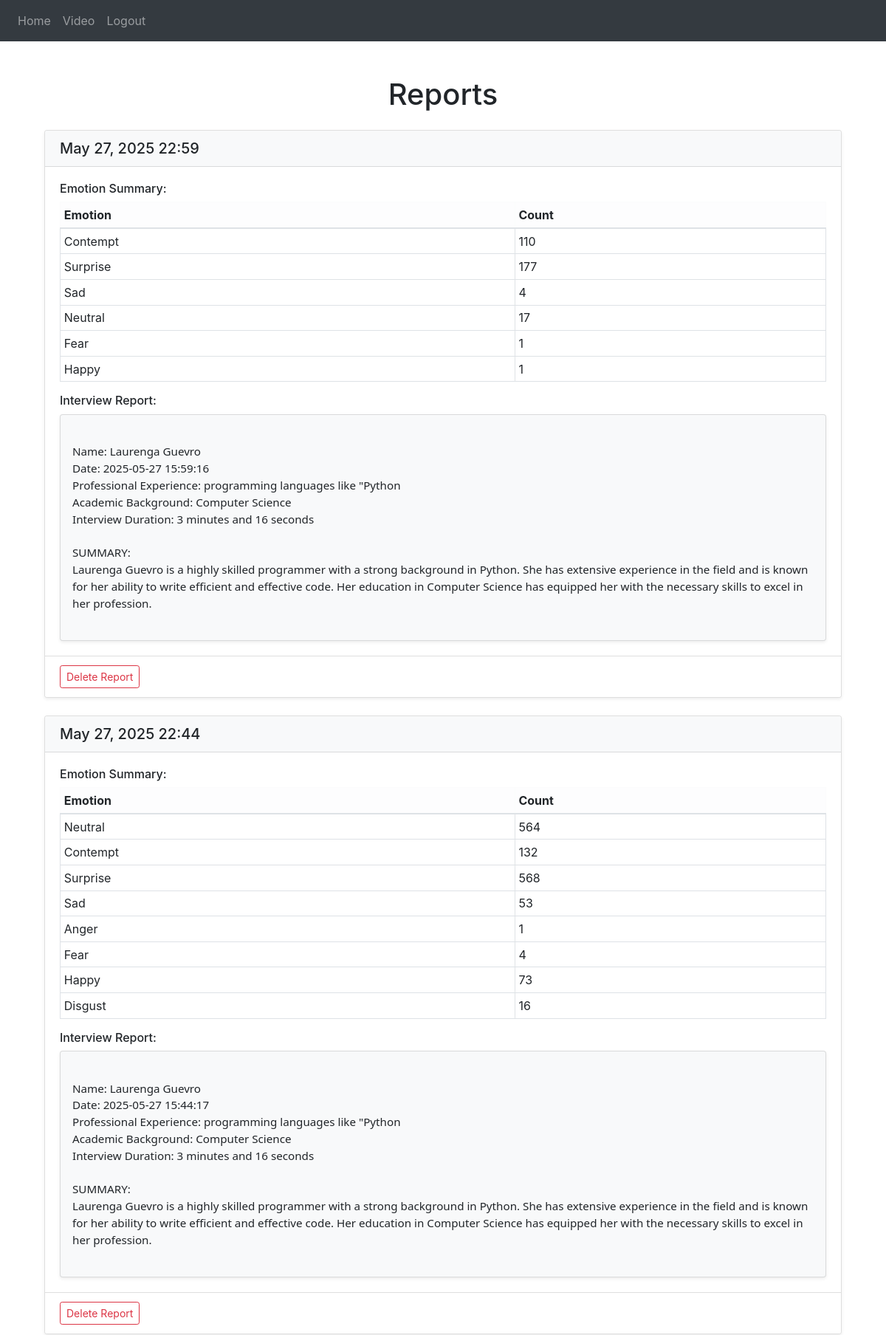
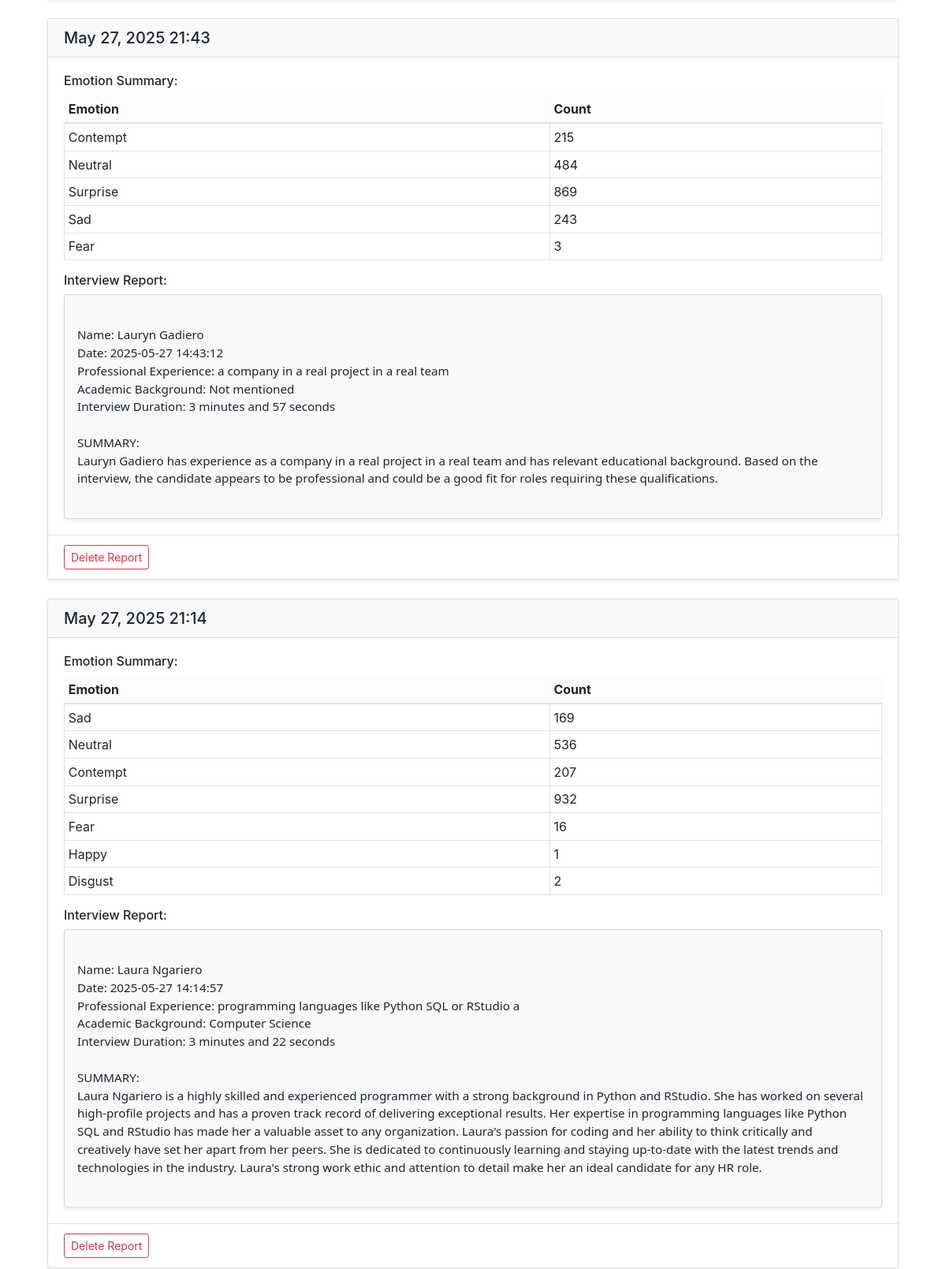
Screenshot of / (signed in, upper part) with the database file from the repository (2 pictures, top to bottom).
### website/models.py (models this page shows)
class Report(db.Model):
    id = db.Column(db.Integer, primary_key=True)
    data = db.Column(db.String(1000))
    report_content = db.Column(db.Text)  # New column for report content
    date = db.Column(db.DateTime(timezone=True), default=db.func.now())
    user_id = db.Column(db.Integer, db.ForeignKey('user.id'))

### website/views.py (the view)
@views.route('/')
@login_required
def home():
    reports = Report.query.filter_by(user_id=current_user.id).order_by(Report.date.desc()).all()
    parsed_reports = []
    for report in reports:
        try:
            emotion_data = json.loads(report.data)
        except json.JSONDecodeError:
            emotion_data = {"Invalid": "Data"}
        parsed_reports.append({
            "id": report.id,
            "data": emotion_data,
            "report_content": report.report_content,  # Add this line
            "date": report.date.strftime("%B %d, %Y %H:%M")
        })
    return render_template("home.html", user=current_user, reports=parsed_reports)

### website/__init__.py (called while the page is built)
def create_app():
    app = Flask(__name__)
    app.config['SECRET_KEY'] = 'AISC'
    app.config['SQLALCHEMY_DATABASE_URI'] = f"sqlite:///{path.abspath('website')}/{DB_NAME}"
    db.init_app(app)
    from .views import views
    from .auth import auth
    from .video import video
    app.register_blueprint(views, url_prefix='/')
    app.register_blueprint(auth, url_prefix='/')
    app.register_blueprint(video, url_prefix='/')
    from .models import User, Report
    create_database(app)
    login_manager = LoginManager()
    login_manager.login_view = 'auth.login'
    login_manager.init_app(app)
    @login_manager.user_loader
    def load_user(id):
        return User.query.get(int(id))
    return app

### website/templates/home.html (shortened to what this page needs)
{% extends "base.html" %}
{% block content %}
<div class="container mt-5">
    <h1 class="text-center mb-4">Reports</h1>
    {% for report in reports %}
    <div class="card mb-4">
        <div class="card-header">
            <h5 class="card-title mb-0">{{ report.date }}</h5>
        </div>
        <div class="card-body">
            <h6>Emotion Summary:</h6>
            <table class="table table-sm table-bordered">
                <thead class="table-light">
                    <tr>
                        <th>Emotion</th>
                        <th>Count</th>
                    </tr>
                </thead>
                <tbody>
                    {% for emotion, count in report.data.items() %}
                    <tr>
                        <td>{{ emotion }}</td>
                        <td>{{ count }}</td>
                    </tr>
                    {% endfor %}
                </tbody>
            </table>
            {% if report.report_content %}
            <div class="mt-3">
                <h6>Interview Report:</h6>
                <div class="card bg-light p-3">
                    <div class="report-content" style="white-space: pre-line; font-size: 0.95em;">
                        {{ report.report_content }}
                    </div>
                </div>
            </div>
            {% endif %}
        </div>
        <div class="card-footer bg-white">
            <button class="btn btn-sm btn-outline-danger float-end"
                    onclick="deleteReport('{{ report.id }}')">
                Delete Report
            </button>
        </div>
    </div>
    {% else %}
    <div class="alert alert-info">
        No reports available. Start a new recording from the Video page.
    </div>
    {% endfor %}
</div>
{% endblock %}

### website/templates/base.html (shortened to what this page needs)
<!DOCTYPE html>
<html>
  <head>
    <link
      rel="stylesheet"
      href="https://stackpath.bootstrapcdn.com/bootstrap/4.4.1/css/bootstrap.min.css"
    />
    <link
      rel="stylesheet"
      href="https://stackpath.bootstrapcdn.com/font-awesome/4.7.0/css/font-awesome.min.css"
    />
  </head>
  <body>
    <nav class="navbar navbar-expand-lg navbar-dark bg-dark">
      <div class="collapse navbar-collapse" id="navbar">
        <div class="navbar-nav">
          {% if current_user.is_authenticated %}
          <a class="nav-item nav-link" id="home" href="/">Home</a>
          <a class="nav-item nav-link" id="video" href="/video">Video</a>
          <a class="nav-item nav-link" id="logout" href="/logout">Logout</a>
          {% else %}
          <a class="nav-item nav-link" id="login" href="/login">Login</a>
          <a class="nav-item nav-link" id="signUp" href="/sign-up">Sign Up</a>
          {% endif %}
        </div>
      </div>
    </nav>
    <div class = "container">
        {% block content %}
        {% endblock %}
    </div>
  </body>
</html>

### website/templates/home.html (style rules this page uses)
.report-content { font-family: 'Segoe UI', Tahoma, Geneva, Verdana, sans-serif; line-height: 1.5; }
.card { box-shadow: 0 0.125rem 0.25rem rgba(0, 0, 0, 0.075); border: 1px solid rgba(0, 0, 0, 0.125); }
.card-header { background-color: #f8f9fa; border-bottom: 1px solid rgba(0, 0, 0, 0.125); }
.table { margin-bottom: 0; }

### rows the page displays
Report: date "May 27, 2025 22:59", data "Contempt" "Surprise" "Sad" "Neutral" "Fear" "Happy", data "110" "177" "4" "17" "1" "1", report_content "Name: Laurenga Guevro Date: 2025-05-27 15:59:16 Professional Experience: programming languages like \"Python Academic Background: Computer Science Interview Duration: 3 minutes and 16 seconds SUMMARY: Laurenga Guevro is a highly skilled programmer with a strong background in Python. She has extensive experience in the field and is known for her ability to write efficient and effective code. Her education in Computer Science has equipped her with the necessary skills to excel in her profession."
Report: date "May 27, 2025 22:44", data "Neutral" "Contempt" "Surprise" "Sad" "Anger" "Fear" "Happy" "Disgust", data "564" "132" "568" "53" "1" "4" "73" "16", report_content "Name: Laurenga Guevro Date: 2025-05-27 15:44:17 Professional Experience: programming languages like \"Python Academic Background: Computer Science Interview Duration: 3 minutes and 16 seconds SUMMARY: Laurenga Guevro is a highly skilled programmer with a strong background in Python. She has extensive experience in the field and is known for her ability to write efficient and effective code. Her education in Computer Science has equipped her with the necessary skills to excel in her profession."
Report: date "May 27, 2025 21:43", data "Contempt" "Neutral" "Surprise" "Sad" "Fear", data "215" "484" "869" "243" "3", report_content "Name: Lauryn Gadiero Date: 2025-05-27 14:43:12 Professional Experience: a company in a real project in a real team Academic Background: Not mentioned Interview Duration: 3 minutes and 57 seconds SUMMARY: Lauryn Gadiero has experience as a company in a real project in a real team and has relevant educational background. Based on the interview, the candidate appears to be professional and could be a good fit for roles requiring these qualifications."
Report: date "May 27, 2025 21:14", data "Sad" "Neutral" "Contempt" "Surprise" "Fear" "Happy" "Disgust", data "169" "536" "207" "932" "16" "1" "2", report_content "Name: Laura Ngariero Date: 2025-05-27 14:14:57 Professional Experience: programming languages like Python SQL or RStudio a Academic Background: Computer Science Interview Duration: 3 minutes and 22 seconds SUMMARY: Laura Ngariero is a highly skilled and experienced programmer with a strong background in Python and RStudio. She has worked on several high-profile projects and has a proven track record of delivering exceptional results. Her expertise in programming languages like Python SQL and RStudio has made her a valuable asset to any organization. Laura's passion for coding and her ability to think critically and creatively have set her apart from her peers. She is dedicated to…"
